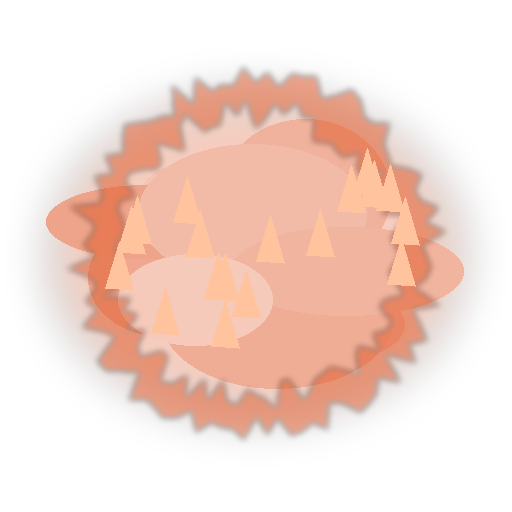
#> input picture docs/design/backlog/vfx_015/effects/vfx_boss_ashen_colossus_ember_slam.png, 512 x 512 px
$ python -i build_fan3863_robot_vfx_pack.py   (imports and definitions only)
#> lines starting #> are read from the running program, lines starting #| are printed output that depends on the picture; after the words box and inside, x2 and y2 are one past the last pixel; in counts of white or black regions, pixels touching at a corner belong together
#> further down, picture is the input picture: PIL image 512x512 RGBA; mean R, G, B, A 95.4, 39.9, 18.9, 53.8
#!/usr/bin/env python3
"""Rebuild and verify the FAN-3863 Robot ultimate VFX trio without network access.

Each pack's source ``manifest.json`` is the build recipe and provenance record;
PixelLab raw frames are the only image inputs. The builder recreates accepted
and runtime PNGs, Godot imports, SpriteFrames, QA manifests, and contact sheets.
"""

from __future__ import annotations

import argparse
import hashlib
import io
import json
import sys
from pathlib import Path

from PIL import Image, ImageDraw, ImageFont

from pixellab_generate_pack import check_pack, frame_hashes


PACKS = ("magnetic_anchor", "hydraulic_press", "reactor_core")
FRAME_COUNT = 9
CANVAS = 256
INSET = 16
ACCEPTED_SIZE = CANVAS - 2 * INSET
ALPHA_VISIBLE = 8
CONTACT_BACKGROUND = (34, 30, 42)
CONTACT_LABEL = (245, 220, 170)
BUILDER_PATH = "tools/build_fan3863_robot_vfx_pack.py"


class PackError(RuntimeError):
    pass


def json_bytes(value: object) -> bytes:
    return (json.dumps(value, ensure_ascii=False, indent=2) + "\n").encode("utf-8")


# [90 lines left out: functions normalized_png, import_sidecar, spriteframes_bytes, contact_sheet_bytes, not called in this run]


def frame_metrics(image: Image.Image) -> dict[str, object]:
    alpha = image.getchannel("A")
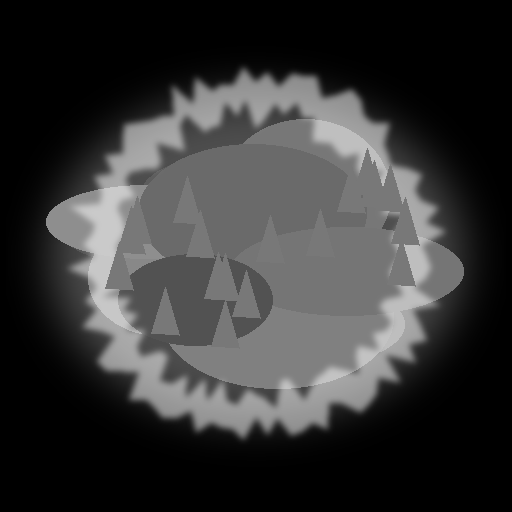
#> alpha: PIL image 512x512 L; min 0, max 202, mean 53.8
    visible = alpha.point(lambda value: 255 if value > ALPHA_VISIBLE else 0)
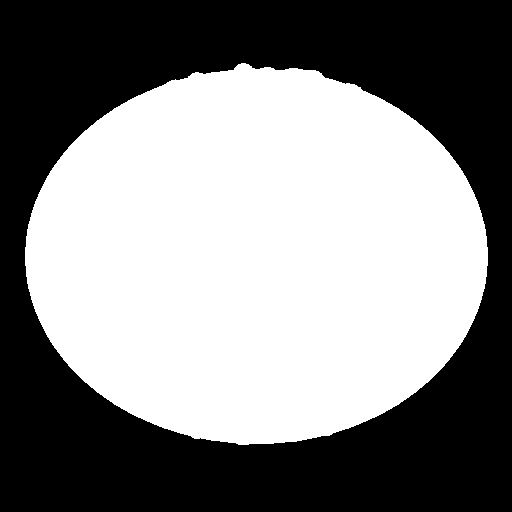
#> visible: PIL image 512x512 L; 52.1% white; 1 black region, box (x1, y1, x2, y2) and area: (0, 0, 512, 512) 125627
    bbox = visible.getbbox()
#> bbox = (25, 63, 488, 445)
    if bbox is None:
        raise PackError("normalized frame is fully transparent")
    left, top, right, bottom = bbox
#> left = 25; top = 63; right = 488; bottom = 445
    edge_visible = sum(1 for x in range(CANVAS) for y in (0, CANVAS - 1) if alpha.getpixel((x, y)) > ALPHA_VISIBLE)
#> edge_visible = 231
    edge_visible += sum(1 for y in range(1, CANVAS - 1) for x in (0, CANVAS - 1) if alpha.getpixel((x, y)) > ALPHA_VISIBLE)
#> edge_visible = 417
    visible_pixels = sum(1 for value in alpha.getdata() if value > ALPHA_VISIBLE)
#> visible_pixels = 136517
    gutters = [left, top, CANVAS - right, CANVAS - bottom]
#> gutters = [25, 63, -232, -189]
    return {
        "size_px": [CANVAS, CANVAS],
        "mode": "RGBA",
        "alpha_bbox_gt_8": list(bbox),
        "gutters_px": gutters,
        "minimum_gutter_px": min(gutters),
        "edge_visible_pixels": edge_visible,
        "visible_pixels_alpha_gt_8": visible_pixels,
        "visible_ratio_alpha_gt_8": round(visible_pixels / float(CANVAS * CANVAS), 6),
        "opaque_pixels": sum(1 for value in alpha.getdata() if value == 255),
        "max_alpha": max(alpha.getdata()),
        "corner_alpha": [alpha.getpixel(point) for point in ((0, 0), (CANVAS - 1, 0), (0, CANVAS - 1), (CANVAS - 1, CANVAS - 1))],
    }


# [180 lines left out: functions frame_record, quality_evidence, expected_outputs, process_pack, main, not called in this run]


# [2 lines not run here, left out]

>>> from PIL import Image
>>> picture = Image.open('../docs/design/backlog/vfx_015/effects/vfx_boss_ashen_colossus_ember_slam.png')
>>> result = frame_metrics(picture)
#> result = 11 items
